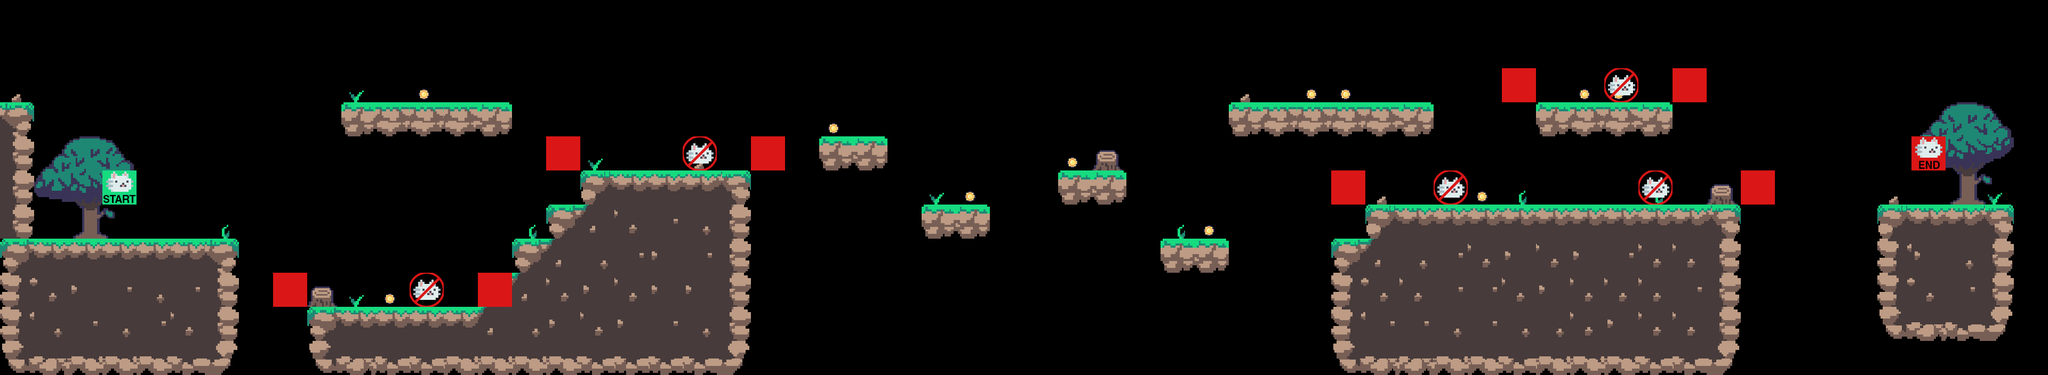

This game map was drawn from its Tiled (.tmx) file and the tilesets committed beside it. A one-line description and the trimmed map source follow:
An orthogonal 60x11 tile map with 64x64 px tiles, 7 tile layers (forest, coins, grassAndStone, trees, ...), 5 tilesets.

<map version="1.10" tiledversion="1.10.1" orientation="orthogonal" renderorder="right-down" width="60" height="11" tilewidth="64" tileheight="64" infinite="0" nextlayerid="9" nextobjectid="1">
 <editorsettings>
  <export target="level_0.tmx" format="tmx" />
 </editorsettings>
 <tileset firstgid="1" source="../tilesets/tileset_forest.tsx" />
 <tileset firstgid="26" source="../tilesets/trees.tsx" />
 <tileset firstgid="32" source="../tilesets/start_end.tsx" />
 <tileset firstgid="34" source="../tilesets/enemies_start_end.tsx" />
 <tileset firstgid="36" source="../tilesets/all_objects.tsx" />
 <layer id="1" name="forest" width="60" height="11">
  <data>[660 cells, 182 non-empty, 20 distinct tile ids]</data>
 </layer>
 <layer id="2" name="coins" width="60" height="11">
  <data>[660 cells, 11 non-empty, 1 distinct tile ids]</data>
 </layer>
 <layer id="3" name="grassAndStone" width="60" height="11">
  <data>[660 cells, 15 non-empty, 3 distinct tile ids]</data>
 </layer>
 <layer id="4" name="trees" width="60" height="11">
  <data>[660 cells, 2 non-empty, 1 distinct tile ids]</data>
 </layer>
 <layer id="7" name="enemies" width="60" height="11">
  <data>[660 cells, 13 non-empty, 2 distinct tile ids]</data>
 </layer>
 <layer id="6" name="player" width="60" height="11">
  <data>[660 cells, 2 non-empty, 2 distinct tile ids]</data>
 </layer>
 <layer id="8" name="treeTrunk" width="60" height="11">
  <data>[660 cells, 3 non-empty, 1 distinct tile ids]</data>
 </layer>
</map>
